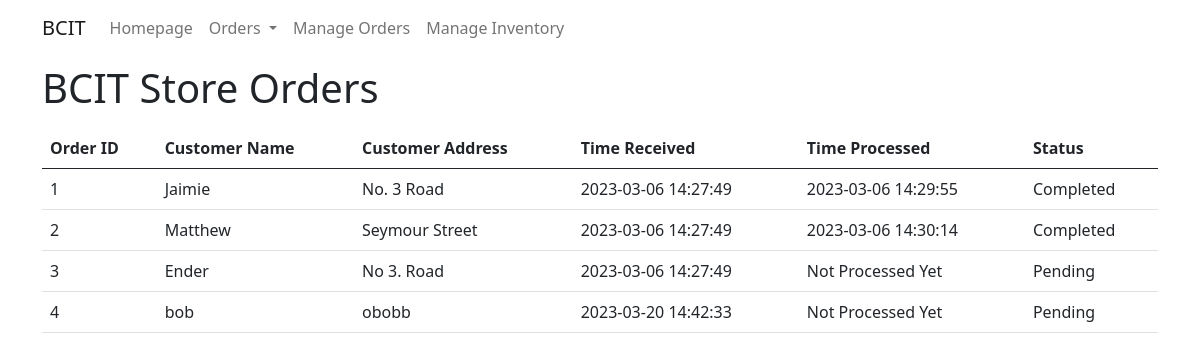
Screenshot of /api/order with the database file from the repository.
### models.py (models this page shows, shortened)
class Order(db.Model):
    id = db.Column(db.Integer,primary_key=True)
    name = db.Column(db.String, nullable=False)
    address = db.Column(db.String)
    completed = db.Column(db.Boolean, default=False)
    recieved_date = db.Column(db.DateTime, default=datetime.now())
    processed_date = db.Column(db.DateTime)
    products = db.relationship('ProductsOrder', back_populates='order')

### app.py (the view)
@app.route("/api/order")
def order():
    data = Order.query.all()
    return render_template("orders.html", orders=data)

### templates/orders.html
{% extends "base.html" %}
{% block content %}
<h1 class="py-2">BCIT Store Orders</h1>
<table class="table table-highlighted">
    <thead>
        <tr>
            <th>Order ID</th>
            <th>Customer Name</th>
            <th>Customer Address</th>
            <th>Time Received</th>
            <th>Time Processed</th>
            <th>Status</th>
        </tr>
    </thead>
    <tbody>
        {% for order in orders %}
        <tr>
            <td>{{ order.id }}</td>
            <td>{{ order.name }}</td>
            <td>{{ order.address }}</td>
            <td>{{ order.recieved_date.strftime("%Y-%m-%d %H:%M:%S") }}</td>
            <td>{%if order.processed_date == None%}Not Processed Yet{%else%}{{ order.processed_date.strftime("%Y-%m-%d %H:%M:%S") }}{%endif%}</td>
            <td>{%if order.completed == true%}Completed{%else%}Pending{%endif%}</td>
        </tr>
        {% endfor %}
    </tbody>
</table>
{% endblock %}

### rows the page displays
Order: id "1", name "Jaimie", address "No. 3 Road", recieved_date "2023-03-06 14:27:49", processed_date "2023-03-06 14:29:55", completed "Completed"
Order: id "2", name "Matthew", address "Seymour Street", recieved_date "2023-03-06 14:27:49", processed_date "2023-03-06 14:30:14", completed "Completed"
Order: id "3", name "Ender", address "No 3. Road", recieved_date "2023-03-06 14:27:49", shows "Not Processed Yet", completed "Pending"
Order: id "4", name "bob", address "obobb", recieved_date "2023-03-20 14:42:33", shows "Not Processed Yet", completed "Pending"
